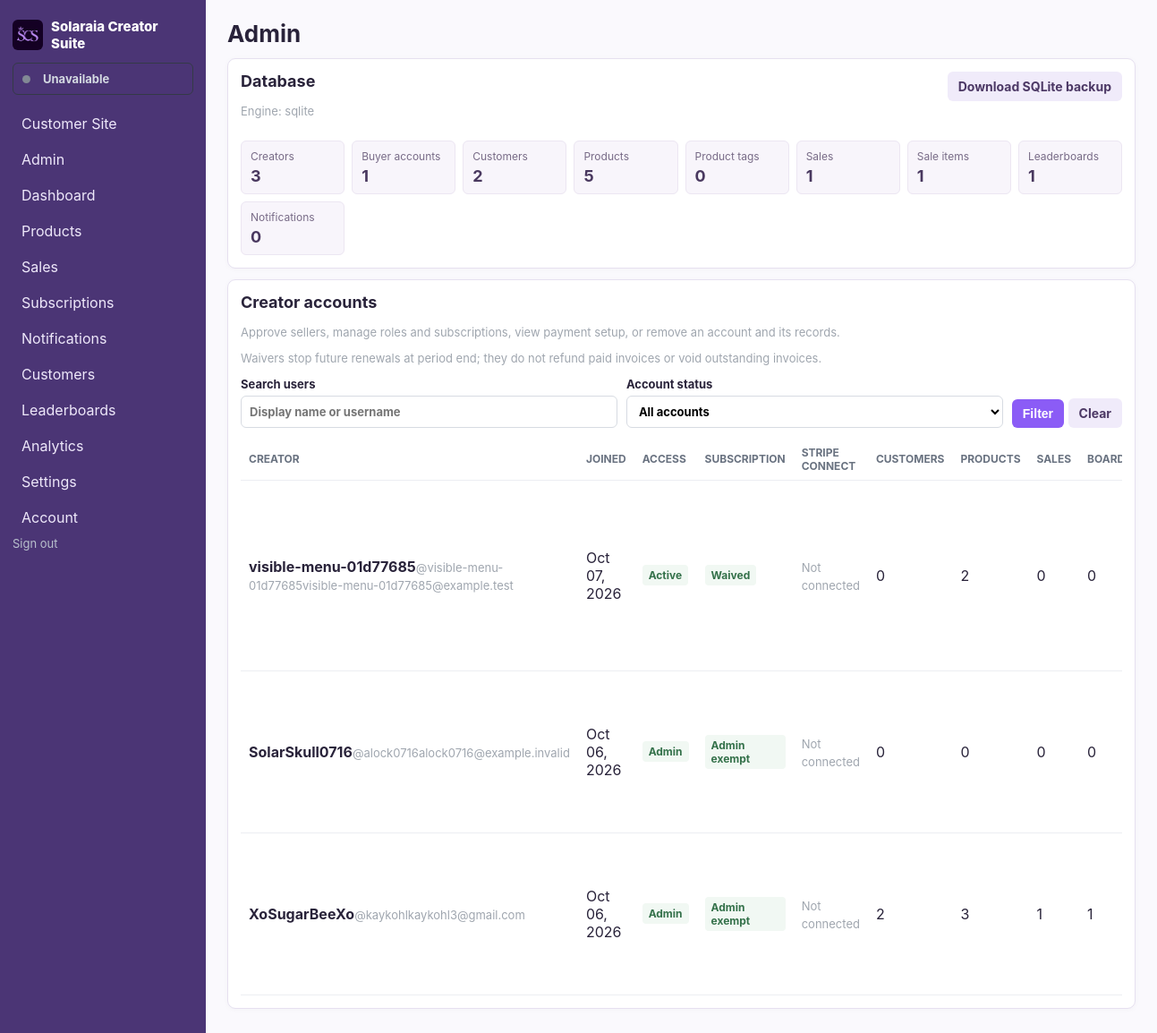
The app's page /admin (signed in) with its own data.
### models.py (models this page shows)
class CreatorAccount(db.Model):
    __tablename__ = 'creator_account'
    id = db.Column(db.Integer, primary_key=True)
    username = db.Column(db.String(64), nullable=False, unique=True)
    email = db.Column(db.String(255), nullable=False, unique=True)
    display_name = db.Column(db.String(120))
    bio = db.Column(db.Text)
    profile_image = db.Column(db.String(255))
    is_active = db.Column(db.Boolean, nullable=False, default=False)
    password_hash = db.Column(db.String(255), nullable=False)
    is_admin = db.Column(db.Boolean, nullable=False, default=False)
    is_approved = db.Column(db.Boolean, nullable=False, default=False)
    stripe_account_id = db.Column(db.String(255), unique=True)
    stripe_customer_id = db.Column(db.String(255))
    stripe_subscription_id = db.Column(db.String(255))
    stripe_subscription_checkout_session_id = db.Column(db.String(255))
    stripe_subscription_status = db.Column(db.String(40), nullable=False, default='inactive')
    stripe_subscription_period_end = db.Column(db.DateTime)
    subscription_exempt = db.Column(db.Boolean, nullable=False, default=False)
    stripe_charges_enabled = db.Column(db.Boolean, nullable=False, default=False)
    stripe_details_submitted = db.Column(db.Boolean, nullable=False, default=False)
    accepting_orders = db.Column(db.Boolean, nullable=False, default=False)
    banner_notifications = db.Column(db.Boolean, nullable=False, default=True)
    email_notifications = db.Column(db.Boolean, nullable=False, default=False)
    disable_content_contact = db.Column(db.Boolean, nullable=False, default=False)
    created_at = db.Column(db.DateTime, default=datetime.utcnow, nullable=False)
    version_id = db.Column(db.Integer, nullable=False, default=1)
    __table_args__ = (
        db.Index('uq_creator_stripe_customer_id', 'stripe_customer_id', unique=True),
        db.Index('uq_creator_stripe_subscription_id', 'stripe_subscription_id', unique=True),
    )
    __mapper_args__ = {'version_id_col': version_id}

### app.py (the view)
@app.route('/admin')
def admin_dashboard():
    query = request.args.get('q', '').strip()
    status = request.args.get('status', '')
    accounts_query = CreatorAccount.query
    if query:
        pattern = f'%{query}%'
        accounts_query = accounts_query.filter(or_(
            CreatorAccount.username.ilike(pattern), CreatorAccount.display_name.ilike(pattern),
            CreatorAccount.email.ilike(pattern),
        ))
    if status == 'pending':
        accounts_query = accounts_query.filter(CreatorAccount.is_approved.is_(False))
    elif status == 'active':
        accounts_query = accounts_query.filter(CreatorAccount.is_approved.is_(True))
    elif status == 'admins':
        accounts_query = accounts_query.filter(CreatorAccount.is_admin.is_(True))
    elif status == 'billing':
        accounts_query = accounts_query.filter(
            CreatorAccount.is_admin.is_(False),
            CreatorAccount.subscription_exempt.is_(False),
            CreatorAccount.stripe_subscription_status.notin_(ACTIVE_SUBSCRIPTION_STATUSES),
        )
    pagination = accounts_query.order_by(CreatorAccount.created_at.desc()).paginate(
        page=max(request.args.get('page', 1, type=int), 1), per_page=50, error_out=False
    )
    account_ids = [account.id for account in pagination.items]
    owner_counts = {}
    for name, model in (
        ('customers', Customer), ('products', Product),
        ('sales', Sale), ('leaderboards', Leaderboard),
    ):
        rows = db.session.query(model.owner_id, func.count(model.id)).filter(
            model.owner_id.in_(account_ids)
        ).group_by(model.owner_id).all() if account_ids else []
        owner_counts[name] = dict(rows)
    account_rows = []
    for account in pagination.items:
        account_rows.append({
            'account': account,
            'customers': owner_counts['customers'].get(account.id, 0),
            'products': owner_counts['products'].get(account.id, 0),
            'sales': owner_counts['sales'].get(account.id, 0),
            'leaderboards': owner_counts['leaderboards'].get(account.id, 0),
        })
    database_counts = [
        ('Creators', CreatorAccount.query.count()),
        ('Buyer accounts', StoreCustomer.query.count()),
        ('Customers', Customer.query.count()),
        ('Products', Product.query.count()),
        ('Product tags', ProductTag.query.count()),
        ('Sales', Sale.query.count()),
        ('Sale items', SaleItem.query.count()),
        ('Leaderboards', Leaderboard.query.count()),
        ('Notifications', SellerNotification.query.count()),
    ]
    filters = request.args.to_dict()
    previous_url = url_for('admin_dashboard', **{**filters, 'page': pagination.prev_num}) if pagination.has_prev else None
    next_url = url_for('admin_dashboard', **{**filters, 'page': pagination.next_num}) if pagination.has_next else None
    return render_template(
        'admin/index.html', accounts=account_rows, pagination=pagination,
        database_counts=database_counts, database_engine=db.engine.dialect.name,
        backup_available=db.engine.dialect.name == 'sqlite', query=query, status=status,
        previous_url=previous_url, next_url=next_url,
    )

### app.py (called while the page is built, shortened)
@event.listens_for(Session, 'do_orm_execute')
def scope_creator_queries(execute_state):
    if not execute_state.is_select or not execute_state.is_orm_statement or not has_request_context():
        return
    creator_id = getattr(g, 'creator_id', None)
    if getattr(g, 'is_admin', False):
        return
    if not creator_id or request.endpoint in PUBLIC_ENDPOINTS:
        return
    execute_state.statement = execute_state.statement.options(*(
        with_loader_criteria(model, lambda entity: entity.owner_id == creator_id, include_aliases=True)
        for model in TENANT_MODELS
    ))

@app.before_request
def require_creator():
    creator_id = session.get('creator_id')
    creator = db.session.get(CreatorAccount, creator_id) if creator_id else None
    if creator is None or not creator.is_approved:
        session.clear()
        return redirect(url_for('login', next=request.full_path))
    g.creator = creator
    g.creator_id = creator.id
    g.is_admin = creator.is_admin
    if not creator.is_admin:
        _notify_expired_service_subscriptions(creator.id)
    if request.endpoint and request.endpoint.startswith('admin_') and not creator.is_admin:
        abort(403)
    if not creator.is_admin and not creator.subscription_exempt and creator.stripe_subscription_status not in ACTIVE_SUBSCRIPTION_STATUSES:
        if request.endpoint not in BILLING_ACCESS_ENDPOINTS:
            return redirect(url_for('seller_billing'))

### templates/admin/index.html (shortened to what this page needs)
{% extends 'base.html' %}
{% block heading %}Admin{% endblock %}
{% block content %}
<section class="panel admin-database-panel">
    <div class="admin-panel-heading">
        <div><h2>Database</h2><p class="muted">Engine: {{database_engine}}</p></div>
        {% if backup_available %}<a class="button secondary" href="{{url_for('admin_database_backup')}}">Download SQLite backup</a>{% endif %}
    </div>
    <div class="admin-database-counts">
        {% for label,count in database_counts %}<div><small>{{label}}</small><strong>{{count}}</strong></div>{% endfor %}
    </div>
</section>
<section class="panel admin-users-panel">
    <div class="admin-panel-heading"><div><h2>Creator accounts</h2><p class="muted">Approve sellers, manage roles and subscriptions, view payment setup, or remove an account and its records.</p><p class="muted">Waivers stop future renewals at period end; they do not refund paid invoices or void outstanding invoices.</p></div></div>
    <form method="get" action="{{url_for('admin_dashboard')}}" class="admin-user-filters">
        <label>Search users<input type="search" name="q" value="{{query}}" placeholder="Display name or username"></label>
        <label>Account status<select name="status"><option value="">All accounts</option></select></label>
        <div><button class="button">Filter</button> <a class="button secondary" href="{{url_for('admin_dashboard')}}">Clear</a></div>
    </form>
    <div class="table-scroll">
        <table class="admin-user-table">
            <thead><tr><th>Creator</th><th>Joined</th><th>Access</th><th>Subscription</th><th>Stripe Connect</th><th>Customers</th><th>Products</th><th>Sales</th><th>Boards</th><th>Actions</th></tr></thead>
            <tbody>
                {% for row in accounts %}
                {% set account = row.account %}
                <tr>
                    <td><strong>{{account.display_name or account.username}}</strong><small class="muted">@{{account.username}}</small><small class="muted">{{account.email}}</small></td>
                    <td>{{account.created_at.strftime('%b %d, %Y')}}</td>
                    <td><span class="admin-account-badge {{'is-active' if account.is_approved else 'is-pending'}}">{{'Admin' if account.is_admin else ('Active' if account.is_approved else 'Pending')}}</span></td>
                    <td><span class="admin-account-badge {{'is-active' if account.subscription_exempt or account.is_admin or account.stripe_subscription_status in ('active', 'trialing') else 'is-pending'}}">{{'Admin exempt' if account.is_admin else ('Waived' if account.subscription_exempt else account.stripe_subscription_status|capitalize)}}</span></td>
                    <td>{% if account.stripe_account_id %}<span class="admin-account-badge {{'is-active' if account.stripe_charges_enabled and account.stripe_details_submitted else 'is-pending'}}">{{'Ready' if account.stripe_charges_enabled and account.stripe_details_submitted else 'Setup pending'}}</span><small class="muted">{{'Purchases enabled' if account.accepting_orders else 'Purchases off'}}</small>{% else %}<span class="muted">Not connected</span>{% endif %}</td>
                    <td>{{row.customers}}</td><td>{{row.products}}</td><td>{{row.sales}}</td><td>{{row.leaderboards}}</td>
                </tr>
                {% else %}<tr><td colspan="10">No creators match these filters.</td></tr>{% endfor %}
            </tbody>
        </table>
    </div>
</section>
{% endblock %}

### templates/base.html (shortened to what this page needs)
<!doctype html>
<html lang="en">
<head>
	<link rel="stylesheet" href="{{ url_for('static', filename='css/app.css') }}">
</head>
<body>
	<aside>
		<div class="brand"><img src="{{url_for('static', filename='Logo.png')}}" alt=""><span>Solaraia Creator Suite</span></div>
		{% if current_creator %}
		<div class="nav-seller-availability" aria-live="polite">
			<span class="seller-active-dot {{'is-inactive' if not current_creator.is_active else ''}}" aria-hidden="true"></span>
			<span>{{'Available' if current_creator.is_active else 'Unavailable'}}</span>
		</div>
		{% endif %}
		<nav>
			<a href="{{url_for('storefront')}}">Customer Site</a>
			{% if current_creator and current_creator.is_admin %}<a href="{{url_for('admin_dashboard')}}">Admin</a>{% endif %}
			<a href="{{url_for('dashboard')}}">Dashboard</a>
			<a href="{{url_for('products')}}">Products</a>
			<a href="{{url_for('sales')}}">Sales</a>
			<a href="{{url_for('service_subscriptions')}}">Subscriptions</a>
			<a href="{{url_for('notifications')}}">Notifications{% if unread_notifications %} ({{unread_notifications|length}}){% endif %}</a>
			<a href="{{url_for('customers')}}">Customers</a>
			<a href="{{url_for('leaderboards')}}">Leaderboards</a>
			<a href="{{url_for('analytics')}}">Analytics</a>
			<a href="{{url_for('settings')}}">Settings</a>
			<a href="{{url_for('account_settings')}}">Account</a>
		</nav>
		<a class="logout-link" href="{{ url_for('logout') }}">Sign out</a>
	</aside>
	<main>
		<header><h1>{% block heading %}{% endblock %}</h1></header>
		{% block content %}{% endblock %}
	</main>
</body>
</html>

### static/css/app.css (style rules this page uses)
:root { font-family: Inter, system-ui, -apple-system, Segoe UI, sans-serif; color: #20242b; background: #f5f6f8; }
* { box-sizing: border-box; }
body { margin: 0; display: flex; min-height: 100vh; }
aside { width: 230px; background: #151922; color: #fff; padding: 20px 14px; position: fixed; inset: 0 auto 0 0; }
.brand { display: flex; align-items: center; gap: 9px; font-size: 15px; font-weight: 800; margin-bottom: 22px; }
.brand img { flex: 0 0 34px; width: 34px; height: 34px; object-fit: cover; border-radius: 6px; }
.nav-seller-availability { display: flex; align-items: center; gap: 8px; margin: -10px 0 14px; padding: 9px 10px; border: 1px solid #343a46; border-radius: 6px; color: #d4dae2; font-size: 13px; font-weight: 700; }
.seller-active-dot { display: inline-block; flex: 0 0 9px; width: 9px; height: 9px; border-radius: 50%; background: #2b9b63; vertical-align: middle; }
.seller-active-dot.is-inactive { background: #828995; }
nav { display: grid; gap: 4px; }
nav a { color: #b9c0cd; text-decoration: none; padding: 8px 10px; border-radius: 6px; }
main { margin-left: 230px; padding: 22px 24px; max-width: 1400px; width: calc(100% - 230px); }
header { display: flex; align-items: center; justify-content: space-between; margin-bottom: 10px; }
h1 { margin: 0; font-size: 26px; }
h2 { font-size: 18px; margin-top: 0; }
.cards > div, .panel { background: white; border: 1px solid #e2e5ea; border-radius: 9px; padding: 14px; box-shadow: 0 3px 14px #00000008; }
table { width: 100%; border-collapse: collapse; }
th, td { text-align: left; padding: 8px 9px; border-bottom: 1px solid #eceef2; }
th { font-size: 12px; text-transform: uppercase; color: #697280; }
.button { display: inline-block; border: 0; background: #2e5cff; color: #fff; padding: 8px 12px; border-radius: 6px; text-decoration: none; cursor: pointer; font-weight: 700; }
.secondary { background: #edf0f5; color: #303641; }
.muted { color: #7b8490; font-size: 13px; }
.muted { opacity: 0.72; }
.admin-database-panel, .admin-users-panel { margin-bottom: 12px; }
.admin-panel-heading { display: flex; align-items: flex-start; justify-content: space-between; gap: 14px; }
.admin-panel-heading h2, .admin-panel-heading p { margin-top: 0; }
.admin-database-counts { display: grid; grid-template-columns: repeat(auto-fit, minmax(110px, 1fr)); gap: 8px; margin-top: 12px; }
.admin-database-counts > div { display: grid; gap: 4px; padding: 9px 10px; background: #f8f5fb; border: 1px solid #ece6f2; border-radius: 6px; }
.admin-database-counts small { color: #786b87; font-size: 12px; }
.admin-database-counts strong { color: #49385f; font-size: 18px; }
.admin-user-filters { display: grid; grid-template-columns: minmax(220px, 2fr) minmax(180px, 1fr) auto; align-items: end; gap: 10px; margin-bottom: 12px; }
.admin-user-filters label { min-width: 0; display: grid; gap: 5px; font-size: 13px; font-weight: 700; }
.admin-user-filters input, .admin-user-filters select, .admin-password-form input { width: 100%; min-width: 0; max-width: 100%; height: 36px; padding: 6px 9px; border: 1px solid #d7dbe2; border-radius: 6px; background: #fff; font: inherit; }
.admin-user-table { min-width: 1280px; }
.admin-user-table td { vertical-align: middle; }
.admin-account-badge { display: inline-block; padding: 4px 7px; color: #70578f; background: #f2edf7; border-radius: 4px; font-size: 12px; font-weight: 700; }
.admin-account-badge.is-active { color: #34714a; background: #f1f8f3; }
.admin-user-filters { grid-template-columns: minmax(0, 1fr) minmax(160px, 1fr) auto; }
header { margin-bottom: 12px; }
.cards > div, .panel { box-shadow: 0 1px 6px #00000008; }
.button { font-size: 14px; }
.logout-link { margin-top: 14px; color: #b9c0cd; text-decoration: none; font-size: 13px; }
:root { --purple: #8b5cf6; --purple-dark: #6d3fd6; --purple-soft: #f1ebff; --border: #e6e0f0; }
body { background: #faf9fd; color: #29233a; }
aside { background: #4b3575; }
nav a { color: #eee8fa; }
.button { background: var(--purple); }
.secondary { background: #f0ebfa; color: #4c3865; }
.cards > div, .panel { border-color: var(--border); }
.table-scroll { overflow-x: auto; -webkit-overflow-scrolling: touch; }
.table-scroll table { min-width: 620px; }
.seller-active-dot { margin-right: 6px; }

### records on screen
CreatorAccount: is_active "Unavailable", display_name "XoSugarBeeXo", username "kaykohl", email "kaykohl3@gmail.com", created_at "Oct 06, 2026", is_admin "Admin", is_admin "Admin exempt"
CreatorAccount: display_name+username "visible-menu-01d77685", username "visible-menu-01d77685", email "visible-menu-01d77685@example.test", created_at "Oct 07, 2026", is_admin+is_approved "Active", is_admin+subscription_exempt "Waived"
CreatorAccount: display_name "SolarSkull0716", username "alock0716", email "alock0716@example.invalid", created_at "Oct 06, 2026", is_admin "Admin", is_admin "Admin exempt"

### other values on screen
{{ database_engine }} "sqlite"
{{ label }} "Creators" "Buyer accounts" "Customers" "Products" "Product tags" "Sales" "Sale items" "Leaderboards" "Notifications"
{{ count }} "3" "1" "2" "5" "0" "1" "1" "1" "0"
{{ row.customers }} "0" "0" "2"
{{ row.products }} "2" "0" "3"
{{ row.sales }} "0" "0" "1"
{{ row.leaderboards }} "0" "0" "1"
